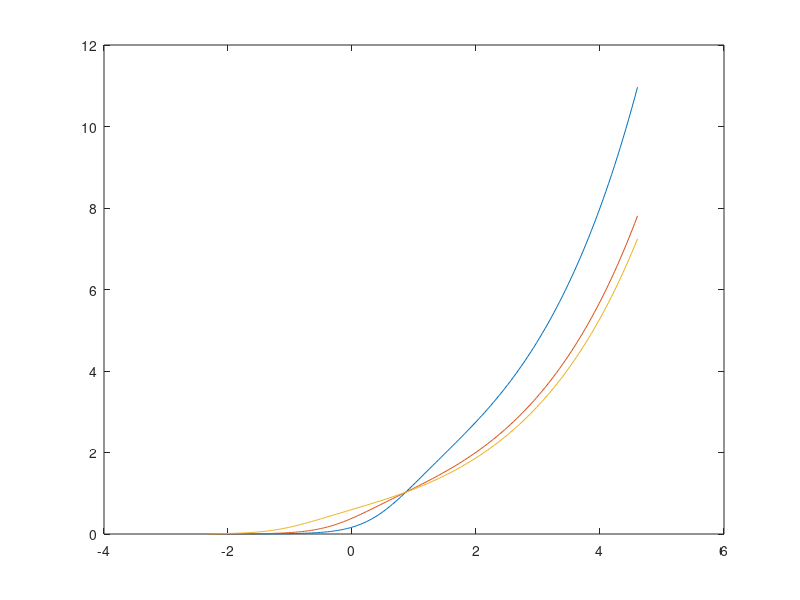
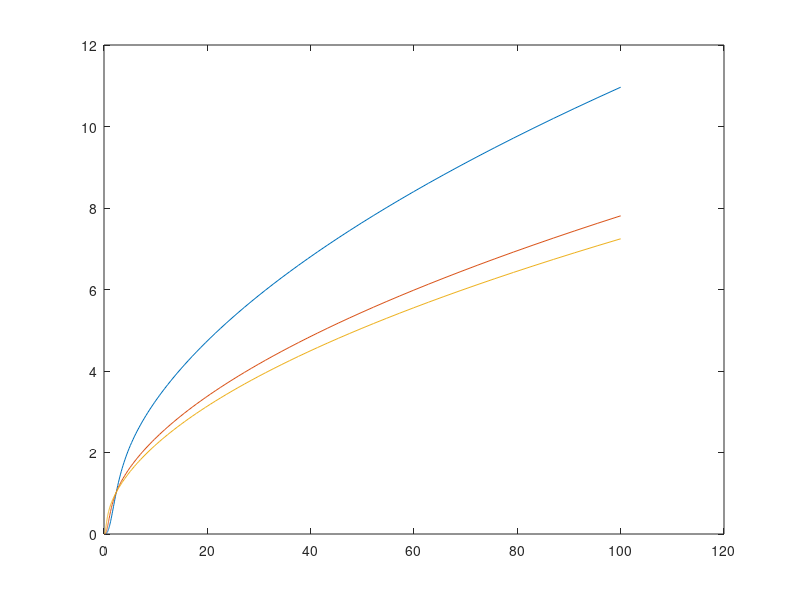
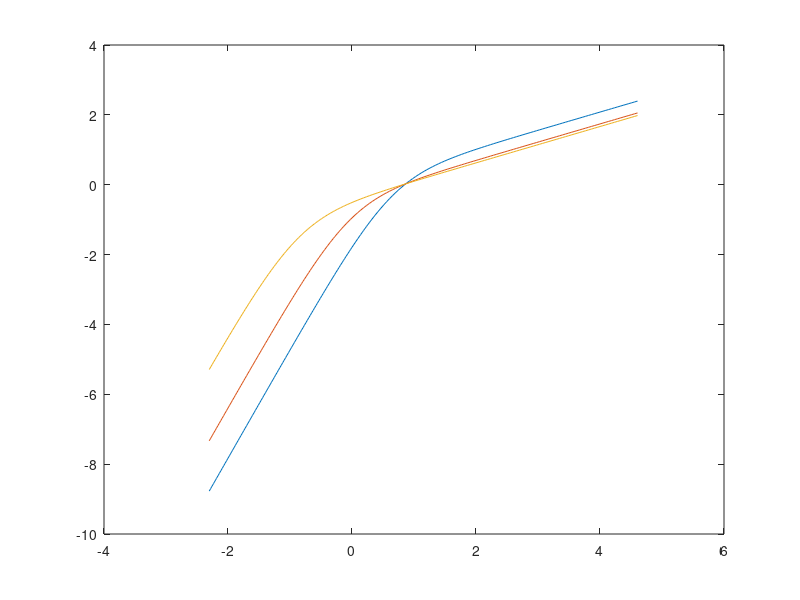

MATLAB code for these plots, in order:


clear all
close all


p = 3.11;
q = 2.59;
% z = 32.87;
z = 5;

a = 0.323;
b = 0.494;

c = [exp(linspace(log(0.1),log(1),100)) exp(linspace(log(1),log(100),100))];
% c = [exp(linspace(log(0.01),log(0.1),100)) exp(linspace(log(0.1),log(1),100)) exp(linspace(log(1),log(100),100))];


cx = 0;
resp = (c.^p).*(1+a.*cx) ./ ( z + (c.^q).*(1+b.*cx) );
cx = 10;
resp2 = (c.^p).*(1+a.*cx) ./ ( z + (c.^q).*(1+b.*cx) );
cx = 100;
resp3 = (c.^p).*(1+a.*cx) ./ ( z + (c.^q).*(1+b.*cx) );

figure('windowstyle','docked')
cTmp = log(c);
plot(cTmp,resp); hold on
plot(cTmp,resp2); hold on
plot(cTmp,resp3); hold on

figure('windowstyle','docked')
cTmp = c;
plot(cTmp,resp); hold on
plot(cTmp,resp2); hold on
plot(cTmp,resp3); hold on


figure('windowstyle','docked')
cTmp = log(c);
plot(cTmp,log(resp)); hold on
plot(cTmp,log(resp2)); hold on
plot(cTmp,log(resp3)); hold on

